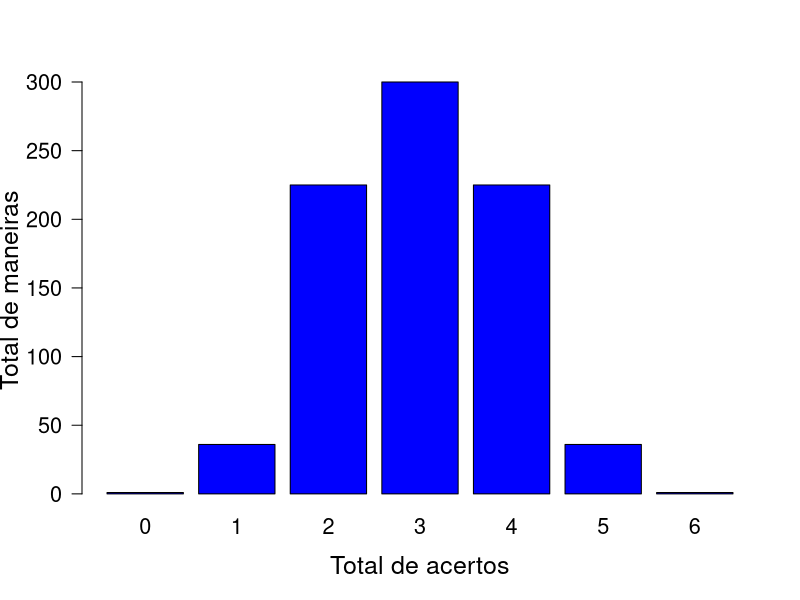
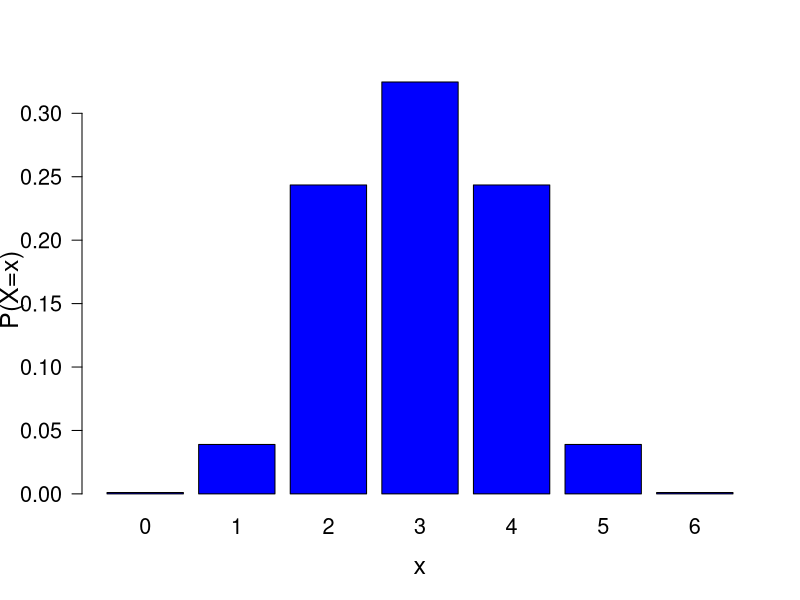

Write R code to recreate these figures, in order.
## ---- chunk 1

## ---- chunk 2
barplot(c(choose(6,6)*choose(6,0),choose(6,5)*choose(6,1),choose(6,4)*choose(6,2),choose(6,3)*choose(6,4),choose(6,2)*choose(6,4),choose(6,1)*choose(6,5),choose(6,0)*choose(6,6)), names.arg=0:6, col="blue", main="", 
            cex.lab=1.5, cex.axis=1.3, cex.names=1.3, cex.main=2, las=1, xlab="Total de acertos", ylab="Total de maneiras")
## ---- chunk 3
barplot(c(choose(6,6)*choose(6,0),choose(6,5)*choose(6,1),choose(6,4)*choose(6,2),choose(6,3)*choose(6,4),choose(6,2)*choose(6,4),choose(6,1)*choose(6,5),choose(6,0)*choose(6,6))/choose(12,6), names.arg=0:6, col="blue", main="", 
            cex.lab=1.5, cex.axis=1.3, cex.names=1.3, cex.main=2, las=1, xlab="x", ylab="P(X=x)")
## ---- chunk 4
library(MASS)
p0 = fractions(dhyper(0,6,6,6))
p1 = fractions(dhyper(1,6,6,6))
p2 = fractions(dhyper(2,6,6,6))
p3 = fractions(dhyper(3,6,6,6))
p4 = fractions(dhyper(4,6,6,6))
p5 = fractions(dhyper(5,6,6,6))
p6 = fractions(dhyper(6,6,6,6))
pvalue = fractions(dhyper(5,6,6,6)+dhyper(6,6,6,6))
